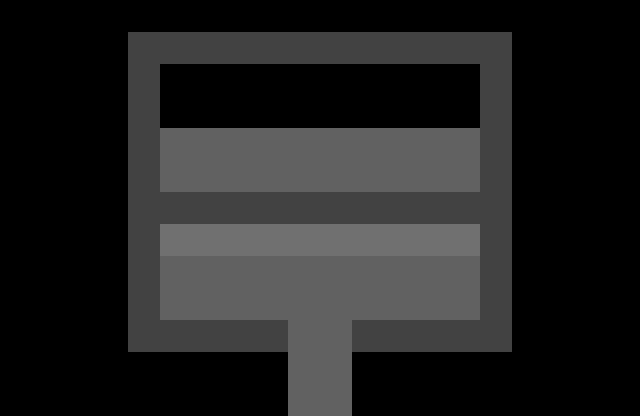

This is a level from a 2D game, rendered from its Tiled map with the project's own tilesets. A one-line summary and the map file follow, with tile-layer data summarised:
An orthogonal 20x13 tile map with 32x32 px tiles, 3 tile layers (map, background, foreground), 2 tilesets and 3 objects (Door, NPC, Obj).

<map version="1.0" orientation="orthogonal" width="20" height="13" tilewidth="32" tileheight="32">
 <tileset firstgid="1" name="BlackAndWhite" tilewidth="32" tileheight="32">
  <image source="../../img/tiles/BlackAndWhite.png" width="320" height="32" />
  <tile id="0">
   <properties>
    <property name="solid" value="true" />
   </properties>
  </tile>
  <tile id="5">
   <properties>
    <property name="solid" value="true" />
   </properties>
  </tile>
  <tile id="6">
   <properties>
    <property name="solid" value="true" />
   </properties>
  </tile>
  <tile id="7">
   <properties>
    <property name="solid" value="true" />
   </properties>
  </tile>
  <tile id="8">
   <properties>
    <property name="solid" value="false" />
   </properties>
  </tile>
  <tile id="9">
   <properties>
    <property name="solid" value="false" />
   </properties>
  </tile>
 </tileset>
 <tileset firstgid="11" name="collision" tilewidth="32" tileheight="32">
  <image source="../../img/tiles/collision.png" width="32" height="32" />
 </tileset>
 <layer name="map" width="20" height="13" opacity="0.45">
  <data>[260 cells, 126 non-empty, 3 distinct tile ids]</data>
 </layer>
 <layer name="background" width="20" height="13">
  <data>[260 cells, 90 non-empty, 3 distinct tile ids]</data>
 </layer>
 <layer name="foreground" width="20" height="13">
  <data>[260 cells, 8 non-empty, 1 distinct tile ids]</data>
 </layer>
 <objectgroup name="objects" width="20" height="13">
  <object name="Door" x="288" y="384" width="64" height="32">
   <properties>
    <property name="to" value="town,3,10" />
   </properties>
  </object>
  <object name="NPC" x="384" y="160" width="32" height="32">
   <properties>
    <property name="id" value="7" />
    <property name="solid" value="false" />
   </properties>
  </object>
  <object name="Obj" x="384" y="224" width="32" height="32">
   <properties>
    <property name="event" value="1" />
    <property name="id" value="1" />
    <property name="solid" value="false" />
   </properties>
  </object>
 </objectgroup>
</map>
